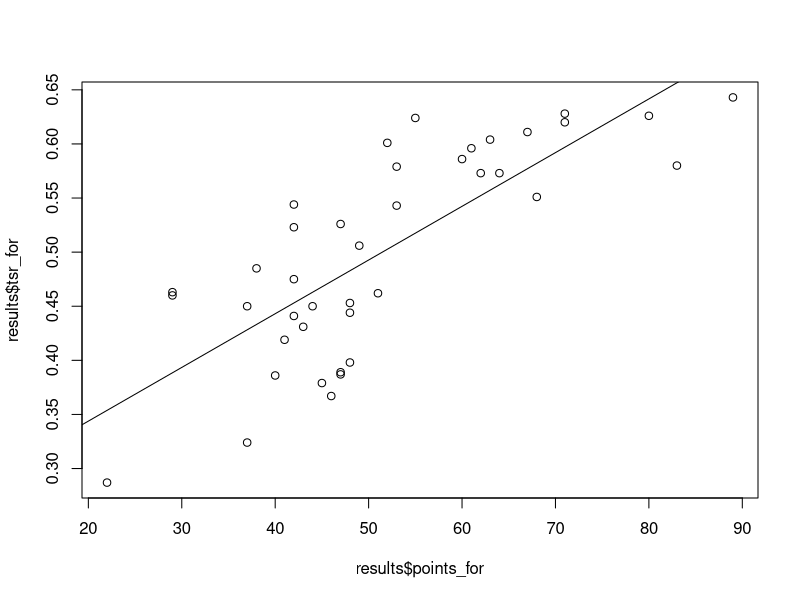
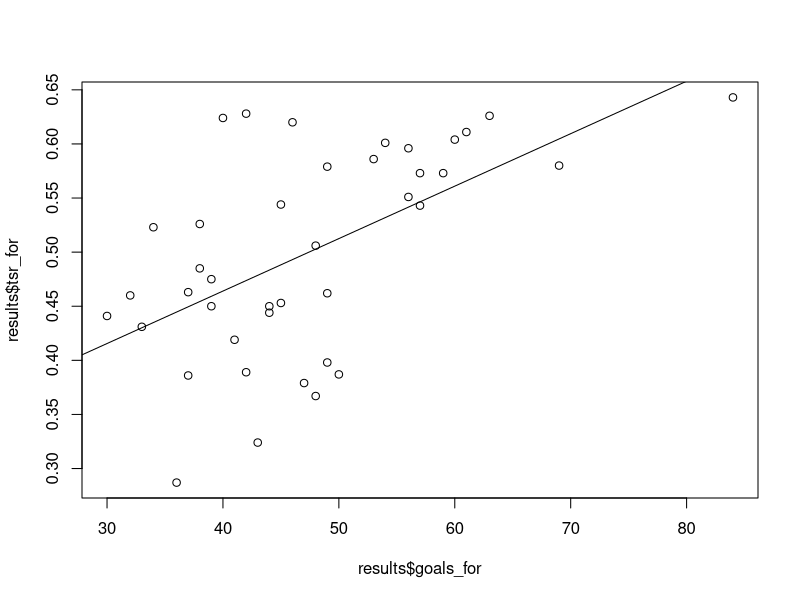

Reproduce these figures in R, in order.
results = read.csv("tsr.csv", sep=";", encoding="UTF-8")

# TSR on points
lm_tsr_points = lm(results$tsr_for ~ results$points_for)
summary(lm_tsr_points)
plot(results$points_for, results$tsr_for)
abline(lm_tsr_points)

# TSR on goals
lm_tsr_goals = lm(results$tsr_for ~ results$goals_for)
summary(lm_tsr_goals)
plot(results$goals_for, results$tsr_for)
abline(lm_tsr_goals)
